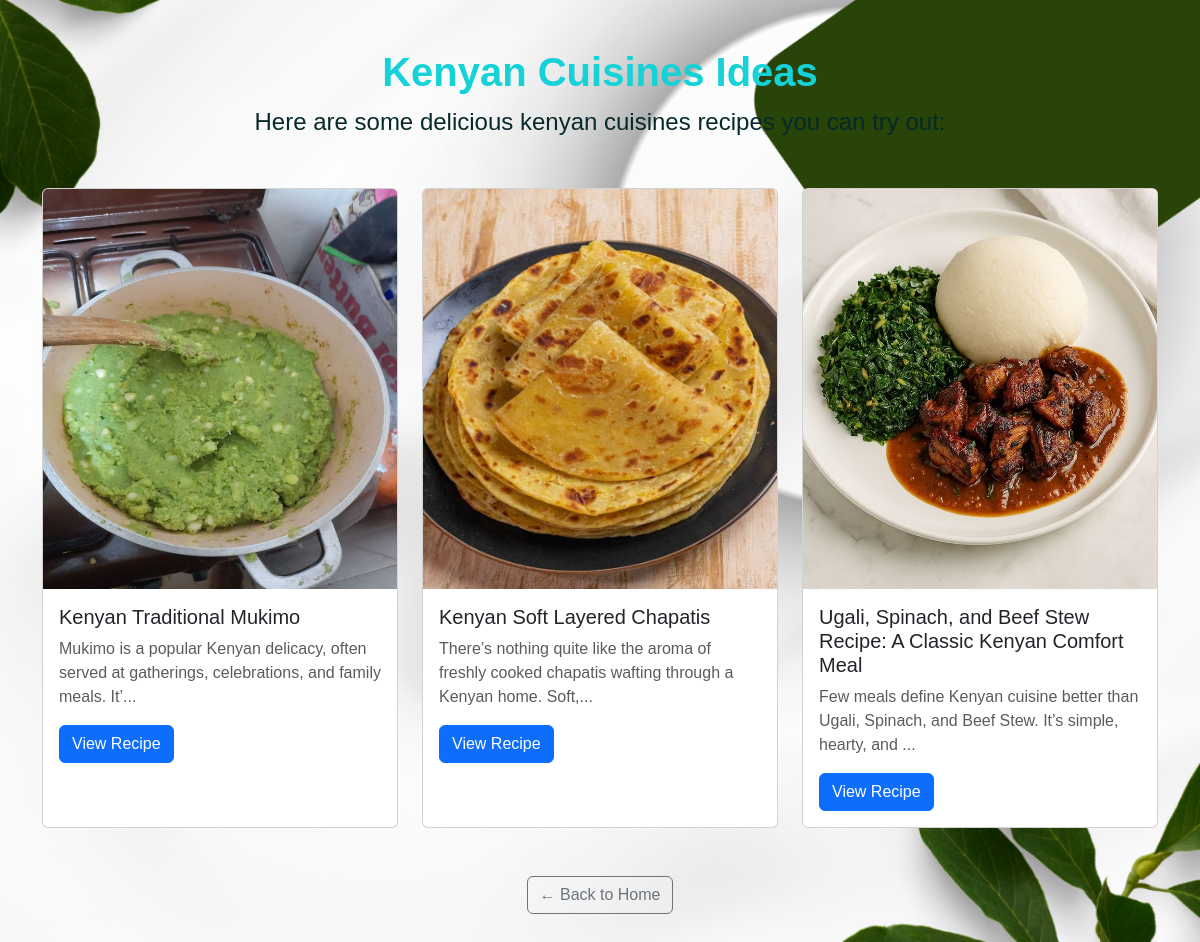
The app's page /category/6 with its own data.
### app.py (models this page shows)
class Category(db.Model):
    id = db.Column(db.Integer, primary_key=True)
    name = db.Column(db.String(100), unique=True, nullable=False)
    def __repr__(self):
        return f" {self.name}>"

class Recipe(db.Model):
    id = db.Column(db.Integer, primary_key=True)
    title = db.Column(db.String(150), nullable=False)
    description = db.Column(db.Text, nullable=False)
    ingredients = db.Column(db.Text, nullable=False)
    instructions = db.Column(db.Text, nullable=False)
    cuisine = db.Column(db.String(50), nullable=True)   # Kenyan, African, International
    diet_type = db.Column(db.String(50), nullable=True) # Vegetarian, Vegan, etc.
    prep_time = db.Column(db.String(50), nullable=True)
    image = db.Column(db.String(200), nullable=True)    # store image filename
    category_id = db.Column(db.Integer, db.ForeignKey("category.id"), nullable=False)
    category = db.relationship("Category", backref=db.backref("recipes", lazy=True))

### app.py (the view)
@app.route("/category/<int:category_id>")
def recipes_by_category(category_id):
    category = Category.query.get_or_404(category_id)
    recipes = Recipe.query.filter_by(category_id=category.id).all()
    return render_template("recipes_by_category.html", category=category, recipes=recipes)

### templates/recipes_by_category.html (shortened to what this page needs)
<!DOCTYPE html>
<html lang="en">
<head>
  <link href="https://cdn.jsdelivr.net/npm/bootstrap@5.3.0/dist/css/bootstrap.min.css" rel="stylesheet">
</head>
<body>
  <div class="container my-5">
    <div class="text-center mb-5">
      <h1 class="category-title">{{ category.name }} Ideas</h1>
      <p class="category-sub">Here are some delicious {{ category.name.lower() }} recipes you can try out:</p>
    </div>
    <div class="row g-4">
      {% for recipe in recipes %}
      <div class="col-md-4">
        <div class="card recipe-card h-100">
          {% if recipe.image %}
          <img src="{{ url_for('static', filename='images/' ~ recipe.image) }}" class="card-img-top" alt="{{ recipe.title }}">
          {% else %}
          <img src="https://via.placeholder.com/400x250.png?text=Recipe+Image" class="card-img-top" alt="Placeholder">
          {% endif %}
          <div class="card-body">
            <h5 class="card-title">{{ recipe.title if recipe.title else recipe }}</h5>
            <p class="card-text text-muted">
              {{ recipe.description[:100] ~ '...' if recipe.description else 'A tasty recipe idea.' }}
            </p>
            <a href="{{ url_for('recipe_detail', recipe_id=recipe.id) }}" class="btn btn-primary">View Recipe</a>
          </div>
        </div>
      </div>
      {% endfor %}
    </div>
    <div class="text-center mt-5">
      <a href="{{ url_for('home') }}" class="btn btn-outline-secondary">← Back to Home</a>
    </div>
  </div>
</body>
</html>

### records on screen
Category: name "Kenyan Cuisines", name "kenyan cuisines"
Recipe: image (picture), title "Kenyan Traditional Mukimo", description "Mukimo is a popular Kenyan delicacy, often served at gatherings, celebrations, and family meals. It’..."
Recipe: image (picture), title "Kenyan Soft Layered Chapatis", description "There’s nothing quite like the aroma of freshly cooked chapatis wafting through a Kenyan home. Soft,..."
Recipe: image (picture), title "Ugali, Spinach, and Beef Stew Recipe: A Classic Kenyan Comfort Meal", description "Few meals define Kenyan cuisine better than Ugali, Spinach, and Beef Stew. It’s simple, hearty, and ..."
